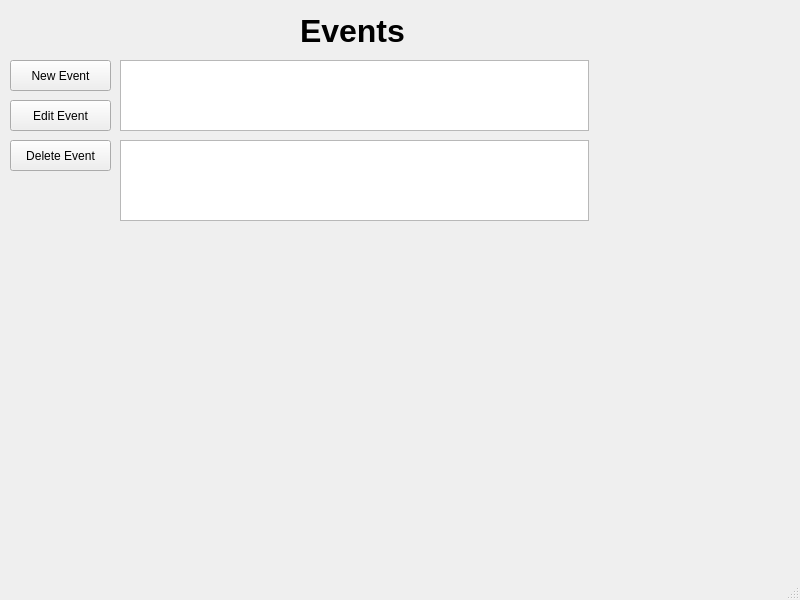
<?xml version="1.0" encoding="UTF-8"?>
<ui version="4.0">
 <class>Events</class>
 <widget class="QMainWindow" name="Events">
  <property name="geometry">
   <rect>
    <x>0</x>
    <y>0</y>
    <width>800</width>
    <height>600</height>
   </rect>
  </property>
  <property name="windowTitle">
   <string>MainWindow</string>
  </property>
  <widget class="QWidget" name="centralwidget">
   <widget class="QLabel" name="label">
    <property name="geometry">
     <rect>
      <x>300</x>
      <y>10</y>
      <width>121</width>
      <height>41</height>
     </rect>
    </property>
    <property name="font">
     <font>
      <family>Arial</family>
      <pointsize>24</pointsize>
      <weight>75</weight>
      <bold>true</bold>
     </font>
    </property>
    <property name="text">
     <string>Events</string>
    </property>
   </widget>
   <widget class="QPlainTextEdit" name="Previous_Event">
    <property name="geometry">
     <rect>
      <x>120</x>
      <y>140</y>
      <width>469</width>
      <height>81</height>
     </rect>
    </property>
   </widget>
   <widget class="QPushButton" name="pushButton">
    <property name="geometry">
     <rect>
      <x>10</x>
      <y>60</y>
      <width>101</width>
      <height>31</height>
     </rect>
    </property>
    <property name="text">
     <string>New Event</string>
    </property>
   </widget>
   <widget class="QPushButton" name="pushButton_2">
    <property name="geometry">
     <rect>
      <x>10</x>
      <y>100</y>
      <width>101</width>
      <height>31</height>
     </rect>
    </property>
    <property name="text">
     <string>Edit Event</string>
    </property>
   </widget>
   <widget class="QPushButton" name="pushButton_3">
    <property name="geometry">
     <rect>
      <x>10</x>
      <y>140</y>
      <width>101</width>
      <height>31</height>
     </rect>
    </property>
    <property name="text">
     <string>Delete Event</string>
    </property>
   </widget>
   <widget class="QPlainTextEdit" name="Current_Event">
    <property name="geometry">
     <rect>
      <x>120</x>
      <y>60</y>
      <width>469</width>
      <height>71</height>
     </rect>
    </property>
   </widget>
  </widget>
  <widget class="QMenuBar" name="menubar">
   <property name="geometry">
    <rect>
     <x>0</x>
     <y>0</y>
     <width>800</width>
     <height>20</height>
    </rect>
   </property>
  </widget>
  <widget class="QStatusBar" name="statusbar"/>
 </widget>
 <resources/>
 <connections/>
</ui>
